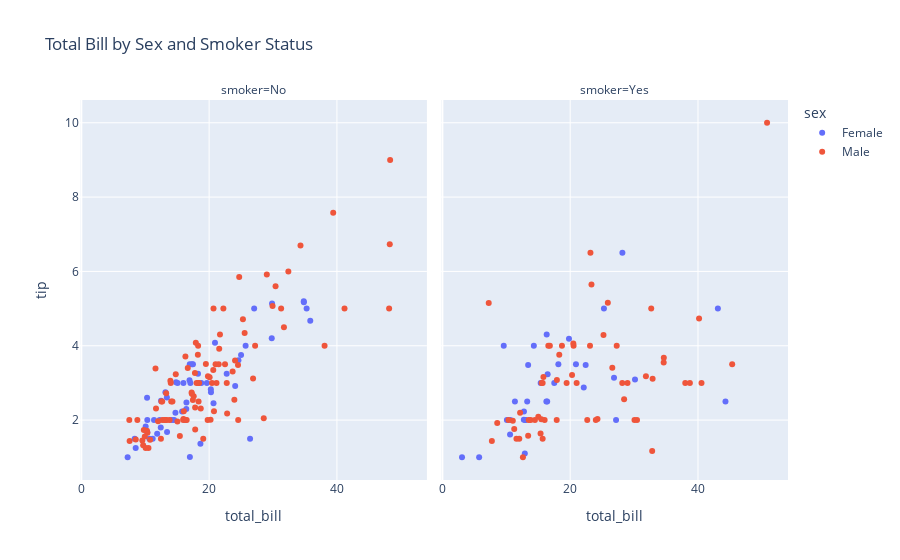

Write notebook code for a chart like this one.
### Markdown cell above
## **Scatter Plot**

Scatter plots are used to check the relationship between the variables and the distribution of the data. A scatterplot displays the relationship between 2 numeric variables. For each data point, the value of its first variable is represented on the X axis, the second on the Y axis

### Code cell
fig = px.scatter(
    data_frame = df,
    x = 'total_bill',
    y = 'tip',
    color = 'sex',
    facet_col = 'smoker',
    title = 'Total Bill vs Tips, Split by Sex and Smoker Status'
)

fig.show()

### Figure 1 — Plotly figure (JSON) as saved in the notebook; plotly's stock layout.template omitted (floating-point values rounded to 4 significant figures)
{"data": [{"hovertemplate": "sex=Female<br>smoker=No<br>total_bill=%{x}<br>tip=%{y}<extra></extra>", "legendgroup": "Female", "marker": {"color": "#636efa", "symbol": "circle"}, "mode": "markers", "name": "Female", "orientation": "v", "showlegend": true, "type": "scatter", "x": [16.99, 24.59, 35.26, 14.83, 10.33, 16.97, 20.29, 15.77, 19.65, 15.06, 20.69, 16.93, 10.29, 34.81, 26.41, 16.45, 17.07, 14.73, 10.07, 34.83, 22.75, 20.92, 7.25, 25.71, 17.31, 10.65, 12.43, 24.08, 13.42, 12.48, 29.8, 14.52, 11.38, 20.27, 11.17, 12.26, 18.26, 8.51, 10.33, 14.15, 13.16, 17.47, 27.05, 16.43, 8.35, 18.64, 11.87, 29.85, 25, 13.39, 16.21, 15.98, 35.83, 18.78], "xaxis": "x", "y": [1.01, 3.61, 5, 3.02, 1.67, 3.5, 2.75, 2.23, 3, 3, 2.45, 3.07, 2.6, 5.2, 1.5, 2.47, 3, 2.2, 1.83, 5.17, 3.25, 4.08, 1, 4, 3.5, 1.5, 1.8, 2.92, 1.68, 2.52, 4.2, 2, 2, 2.83, 1.5, 2, 3.25, 1.25, 2, 2, 2.75, 3.5, 5, 2.3, 1.5, 1.36, 1.63, 5.14, 3.75, 2.61, 2, 3, 4.67, 3], "yaxis": "y"}, {"hovertemplate": "sex=Female<br>smoker=Yes<br>total_bill=%{x}<br>tip=%{y}<extra></extra>", "legendgroup": "Female", "marker": {"color": "#636efa", "symbol": "circle"}, "mode": "markers", "name": "Female", "orientation": "v", "showlegend": false, "type": "scatter", "x": [3.07, 26.86, 25.28, 5.75, 16.32, 11.35, 15.38, 44.3, 22.42, 14.31, 17.51, 10.59, 10.63, 9.6, 20.9, 18.15, 19.81, 43.11, 13, 12.74, 13, 16.4, 16.47, 12.76, 13.27, 28.17, 12.9, 30.14, 13.42, 16.27, 10.09, 22.12, 27.18], "xaxis": "x2", "y": [1, 3.14, 5, 1, 4.3, 2.5, 3, 2.5, 3.48, 4, 3, 1.61, 2, 4, 3.5, 3.5, 4.19, 5, 2, 2.01, 2, 2.5, 3.23, 2.23, 2.5, 6.5, 1.1, 3.09, 3.48, 2.5, 2, 2.88, 2], "yaxis": "y2"}, {"hovertemplate": "sex=Male<br>smoker=No<br>total_bill=%{x}<br>tip=%{y}<extra></extra>", "legendgroup": "Male", "marker": {"color": "#EF553B", "symbol": "circle"}, "mode": "markers", "name": "Male", "orientation": "v", "showlegend": true, "type": "scatter", "x": [10.34, 21.01, 23.68, 25.29, 8.77, 26.88, 15.04, 14.78, 10.27, 15.42, 18.43, 21.58, 16.29, 20.65, 17.92, 39.42, 19.82, 17.81, 13.37, 12.69, 21.7, 9.55, 18.35, 17.78, 24.06, 16.31, 18.69, 31.27, 16.04, 17.46, 13.94, 9.68, 30.4, 18.29, 22.23, 32.4, 28.55, 18.04, 12.54, 9.94, 25.56, 19.49, 48.27, 17.59, 20.08, 20.23, 12.02, 10.51, 27.2, 22.76, 17.29, 16.66, 15.98, 13.03, 18.28, 24.71, 21.16, 22.49, 12.46, 18.24, 14, 38.07, 23.95, 29.93, 11.69, 14.26, 15.95, 8.52, 22.82, 19.08, 34.3, 41.19, 9.78, 7.51, 14.07, 13.13, 17.26, 24.55, 19.77, 48.17, 16.49, 21.5, 12.66, 13.81, 24.52, 20.76, 31.71, 20.69, 7.56, 48.33, 20.45, 13.28, 11.61, 10.77, 10.07, 29.03, 17.82], "xaxis": "x", "y": [1.66, 3.5, 3.31, 4.71, 2, 3.12, 1.96, 3.23, 1.71, 1.57, 3, 3.92, 3.71, 3.35, 4.08, 7.58, 3.18, 2.34, 2, 2, 4.3, 1.45, 2.5, 3.27, 3.6, 2, 2.31, 5, 2.24, 2.54, 3.06, 1.32, 5.6, 3, 5, 6, 2.05, 3, 2.5, 1.56, 4.34, 3.51, 6.73, 2.64, 3.15, 2.01, 1.97, 1.25, 4, 3, 2.71, 3.4, 2.03, 2, 4, 5.85, 3, 3.5, 1.5, 3.76, 3, 4, 2.55, 5.07, 2.31, 2.5, 2, 1.48, 2.18, 1.5, 6.7, 5, 1.73, 2, 2.5, 2, 2.74, 2, 2, 5, 2, 3.5, 2.5, 2, 3.48, 2.24, 4.5, 5, 1.44, 9, 3, 2.72, 3.39, 1.47, 1.25, 5.92, 1.75], "yaxis": "y"}, {"hovertemplate": "sex=Male<br>smoker=Yes<br>total_bill=%{x}<br>tip=%{y}<extra></extra>", "legendgroup": "Male", "marker": {"color": "#EF553B", "symbol": "circle"}, "mode": "markers", "name": "Male", "orientation": "v", "showlegend": false, "type": "scatter", "x": [38.01, 11.24, 20.29, 13.81, 11.02, 18.29, 15.01, 17.92, 19.44, 32.68, 28.97, 40.17, 27.28, 12.03, 21.01, 15.36, 20.49, 25.21, 16, 50.81, 15.81, 7.25, 31.85, 16.82, 32.9, 17.89, 14.48, 34.63, 34.65, 23.33, 45.35, 23.17, 40.55, 30.46, 23.1, 15.69, 28.44, 15.48, 16.58, 10.34, 13.51, 18.71, 20.53, 26.59, 38.73, 24.27, 30.06, 25.89, 28.15, 11.59, 7.74, 12.16, 8.58, 13.42, 24.01, 15.69, 15.53, 12.6, 32.83, 22.67], "xaxis": "x2", "y": [3, 1.76, 3.21, 2, 1.98, 3.76, 2.09, 3.08, 3, 5, 3, 4.73, 4, 1.5, 3, 1.64, 4.06, 4.29, 2, 10, 3.16, 5.15, 3.18, 4, 3.11, 2, 2, 3.55, 3.68, 5.65, 3.5, 6.5, 3, 2, 4, 1.5, 2.56, 2.02, 4, 2, 2, 4, 4, 3.41, 3, 2.03, 2, 5.16, 3, 1.5, 1.44, 2.2, 1.92, 1.58, 2, 3, 3, 1, 1.17, 2], "yaxis": "y2"}], "layout": {"annotations": [{"font": {}, "showarrow": false, "text": "smoker=No", "x": 0.245, "xanchor": "center", "xref": "paper", "y": 1, "yanchor": "bottom", "yref": "paper"}, {"font": {}, "showarrow": false, "text": "smoker=Yes", "x": 0.755, "xanchor": "center", "xref": "paper", "y": 1, "yanchor": "bottom", "yref": "paper"}], "autosize": true, "legend": {"title": {"text": "sex"}, "tracegroupgap": 0}, "title": {"text": "Total Bill by Sex and Smoker Status"}, "xaxis": {"anchor": "y", "autorange": true, "domain": [0, 0.49], "range": [-0.4463, 54.33], "title": {"text": "total_bill"}, "type": "linear"}, "xaxis2": {"anchor": "y2", "autorange": true, "domain": [0.51, 1], "matches": "x", "range": [-0.4463, 54.33], "title": {"text": "total_bill"}, "type": "linear"}, "yaxis": {"anchor": "x", "autorange": true, "domain": [0, 1], "range": [0.2573, 10.74], "title": {"text": "tip"}, "type": "linear"}, "yaxis2": {"anchor": "x2", "autorange": true, "domain": [0, 1], "matches": "y", "range": [0.2573, 10.74], "showticklabels": false, "type": "linear"}}}
